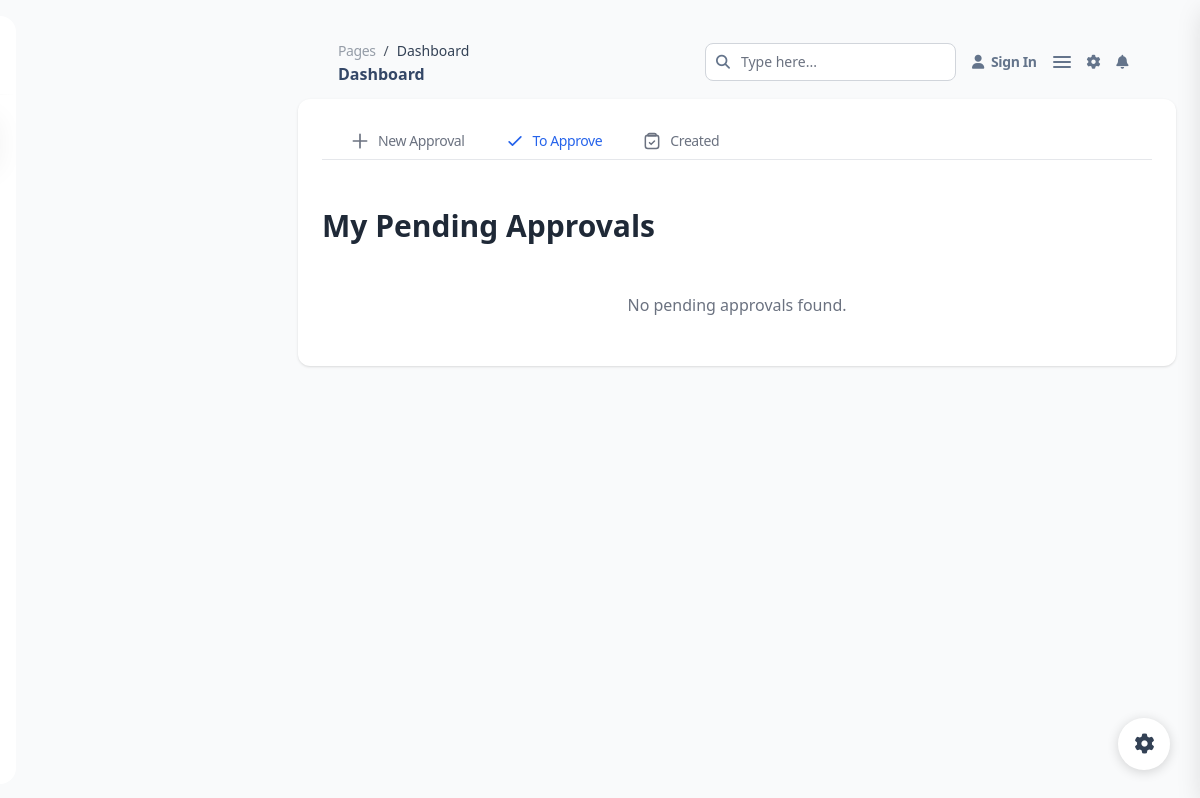
/approvals/my-pending/ (signed in), run on an earlier commit of the app's database.
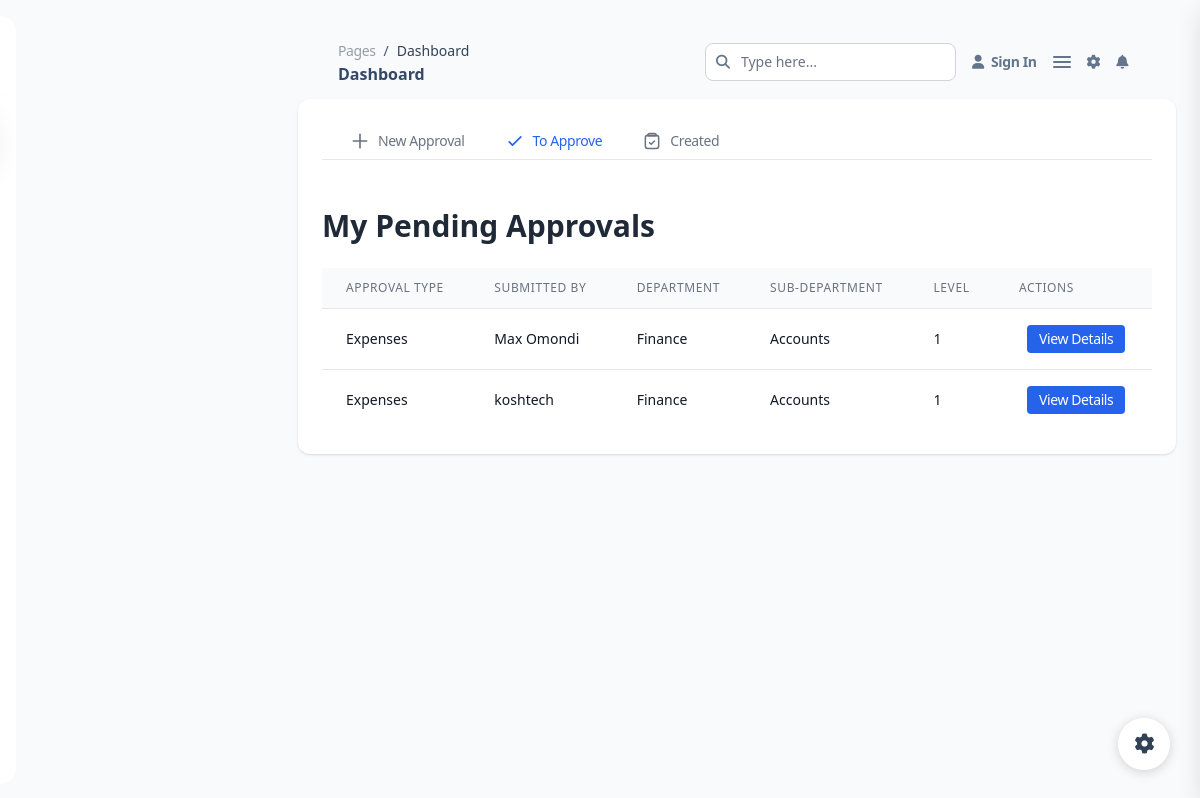
And on a later commit of the database.
### approvals/models.py (models this page shows, shortened)
class ApprovalRecord(models.Model):
    STATUS_CHOICES = [
        ("pending", "Pending"),
        ("approved", "Approved"),
        ("rejected", "Rejected"),
        ("notified", "Notified"),
    ]
    approval_type = models.ForeignKey(ApprovalType, on_delete=models.CASCADE)
    approver = models.ForeignKey(Employee, on_delete=models.CASCADE, related_name="approvals")
    creator = models.ForeignKey(Employee, on_delete=models.CASCADE, related_name="created_approvals")
    content_type = models.ForeignKey(ContentType, on_delete=models.CASCADE, blank=True, null=True)
    object_id = models.PositiveIntegerField(blank=True, null=True)
    content_object = GenericForeignKey("content_type", "object_id")
    level = models.PositiveIntegerField(default=1)
    status = models.CharField(max_length=20, choices=STATUS_CHOICES, default="pending")
    comment = models.TextField(blank=True, null=True)
    approved_at = models.DateTimeField(blank=True, null=True)
    is_proper_approver = models.BooleanField(default=True)
    was_notified = models.BooleanField(default=False)
    rich_content = HTMLField(blank=True, null=True)
    created_at = models.DateTimeField(auto_now_add=True)
    updated_at = models.DateTimeField(auto_now=True)

class ApprovalType(models.Model):
    name = models.CharField(max_length=100, unique=True)
    description = models.TextField(blank=True, null=True)

### users/models.py (models this page shows, shortened)
class Employee(models.Model):
    EMPLOYMENT_TYPE_CHOICES = [
        ('full_time', 'Full-Time'),
        ('part_time', 'Part-Time'),
        ('contract', 'Contract'),
        ('intern', 'Intern'),
    ]
    GENDER_CHOICES = [
        ('male', 'Male'),
        ('female', 'Female'),
        ('other', 'Other'),
    ]
    MARITAL_STATUS_CHOICES = [
        ('single', 'Single'),
        ('married', 'Married'),
        ('divorced', 'Divorced'),
        ('widowed', 'Widowed'),
    ]
    JOB_STATUS_CHOICES = [
        ('active', 'Active'),
        ('suspended', 'Suspended'),
        ('terminated', 'Terminated'),
        ('resigned', 'Resigned'),
    ]
    employee_code = models.CharField(max_length=20, unique=True)
    full_name = models.CharField(max_length=255, null=True)
    phone_number = models.CharField(max_length=20,null=True)
    date_of_joining = models.DateField(null=True, blank=True)
    department = models.ForeignKey(Department, on_delete=models.SET_NULL, null=True, blank=True)
    sub_department = models.ForeignKey(SubDepartment, on_delete=models.SET_NULL, null=True, blank=True)
    stations = models.ManyToManyField(
        "attendance.Station",
        related_name="employees",
        blank=True
    )
    job_position = models.CharField(max_length=255, blank=True, null=True)
    employment_type = models.CharField(max_length=50, choices=[("full_time", "Full Time"), ("part_time", "Part Time"), ("contract", "Contract")])
    gender = models.CharField(max_length=10,null=True, choices=[("male", "Male"), ("female", "Female"), ("other", "Other")])
    marital_status = models.CharField(max_length=15,null=True, choices=[("single", "Single"), ("married", "Married"), ("divorced", "Divorced")])
    job_status = models.CharField(max_length=20, choices=[("active", "Active"), ("inactive", "Inactive")])
    national_id = models.CharField(max_length=20, blank=True, null=True)
    date_of_birth = models.DateField(null=True, blank=True)
    address = models.TextField(blank=True, null=True)
    bank_account_number = models.CharField(max_length=30, blank=True, null=True)
    bank_name = models.CharField(max_length=100, blank=True, null=True)
    next_of_kin_name = models.CharField(max_length=255, blank=True, null=True)
    next_of_kin_relationship = models.CharField(max_length=100, blank=True, null=True)
    next_of_kin_phone = models.CharField(max_length=20, blank=True, null=True)
    documents = models.FileField(upload_to="employee_docs/", blank=True, null=True)
    profile_image = models.ImageField(
        upload_to="employee_photos/",
        null=True,
        blank=True,
        help_text="Upload employee profile picture"
    )
    created_at = models.DateTimeField(auto_now_add=True)
    updated_at = models.DateTimeField(auto_now=True)

class Department(models.Model):
    name = models.CharField(max_length=100, unique=True)
    description = models.TextField(blank=True, null=True)

class SubDepartment(models.Model):
    department = models.ForeignKey(Department, on_delete=models.CASCADE, related_name="sub_departments")
    name = models.CharField(max_length=100)
    description = models.TextField(blank=True, null=True)
    class Meta:
        unique_together = ('department', 'name')

### approvals/web/views.py (the view)
# urls.py: path("my-pending/", web_views.my_pending_approvals, name="my-pending-approvals"),
def my_pending_approvals(request):
    employee_code = request.user.username  # Assuming username == employee_code
    try:
        employee = Employee.objects.get(employee_code=employee_code)
    except Employee.DoesNotExist:
        return render(request, "approvals/pending_approvals.html", {"approvals": []})
    pending_approvals = ApprovalRecord.objects.filter(
        status="pending"
    ).select_related("creator", "approval_type")
    my_approvals = []
    for approval in pending_approvals:
        flows = ApprovalFlow.objects.filter(
            approval_type=approval.approval_type,
            is_active=True
        ).order_by("level")
        current_level = approval.level or 1
        current_flow = flows.filter(level=current_level).first()
        if current_flow:
            dept_match = (current_flow.department is None or current_flow.department == employee.department)
            sub_dept_match = (current_flow.sub_department is None or current_flow.sub_department == employee.sub_department)
            if current_flow.approver == employee and dept_match and sub_dept_match:
                my_approvals.append(approval)
    my_approvals = sorted(my_approvals, key=lambda x: x.created_at, reverse=True)
    return render(request, "approvals/pending_approvals.html", {"approvals": my_approvals})

### approvals/templates/approvals/pending_approvals.html (shortened to what this page needs)
{% extends "configs/base.html" %}
{% load static %}
{% block content %}
{% include 'configs/partials/sidebar.html' %}
<main class="ease-soft-in-out xl:ml-68.5 relative h-full max-h-screen rounded-xl transition-all duration-200 p-6">
  {% include 'configs/partials/main-top-nav.html' %}
  <div class="bg-white rounded-xl shadow p-6 max-w-6xl mx-auto">
    {% include 'approvals/partials/approval_tabs.html' %}
    <br>
    <h6 class="text-3xl font-semibold mb-6 text-gray-800">My Pending Approvals</h6>
    {% if approvals %}
      <div class="overflow-x-auto">
        <table class="min-w-full divide-y divide-gray-200">
          <thead class="bg-gray-50">
            <tr>
              <th class="px-6 py-3 text-left text-xs font-medium text-gray-500 uppercase tracking-wider">Approval Type</th>
              <th class="px-6 py-3 text-left text-xs font-medium text-gray-500 uppercase tracking-wider">Submitted By</th>
              <th class="px-6 py-3 text-left text-xs font-medium text-gray-500 uppercase tracking-wider">Department</th>
              <th class="px-6 py-3 text-left text-xs font-medium text-gray-500 uppercase tracking-wider">Sub-Department</th>
              <th class="px-6 py-3 text-left text-xs font-medium text-gray-500 uppercase tracking-wider">Level</th>
              <th class="px-6 py-3 text-left text-xs font-medium text-gray-500 uppercase tracking-wider">Actions</th>
            </tr>
          </thead>
          <tbody class="bg-white divide-y divide-gray-200">
            {% for approval in approvals %}
              <tr>
                <td class="px-6 py-4 whitespace-nowrap text-sm text-gray-900">{{ approval.approval_type.name }}</td>
                <td class="px-6 py-4 whitespace-nowrap text-sm text-gray-900">{{ approval.creator.full_name }}</td>
                <td class="px-6 py-4 whitespace-nowrap text-sm text-gray-900">{{ approval.creator.department.name }}</td>
                <td class="px-6 py-4 whitespace-nowrap text-sm text-gray-900">{{ approval.creator.sub_department.name }}</td>
                <td class="px-6 py-4 whitespace-nowrap text-sm text-gray-900">{{ approval.level }}</td>
                <td class="px-6 py-4 whitespace-nowrap text-sm text-gray-900 flex space-x-2 items-center">
                  <a href="{% url 'approval-detail' approval.id %}"
                     class="bg-blue-600 text-white px-3 py-1 rounded hover:bg-blue-700 transition text-sm">
                     View Details
                  </a>
                </td>
              </tr>
            {% endfor %}
          </tbody>
        </table>
      </div>
    {% else %}
      <p class="text-gray-500 text-center py-6">No pending approvals found.</p>
    {% endif %}
  </div>
</main>
{% endblock %}

What changed in the data, as far as the page shows it:
added ApprovalRecord: approval_type.name "Expenses", creator.full_name "Max Omondi", creator.department.name "Finance", creator.sub_department.name "Accounts", level "1"
added ApprovalRecord: approval_type.name "Expenses", creator.full_name "koshtech", creator.department.name "Finance", creator.sub_department.name "Accounts", level "1"
Also different on the page:
text no longer shown: "No pending approvals found."
text now shown: "APPROVAL TYPE SUBMITTED BY DEPARTMENT SUB-DEPARTMENT LEVEL ACTIONS"
